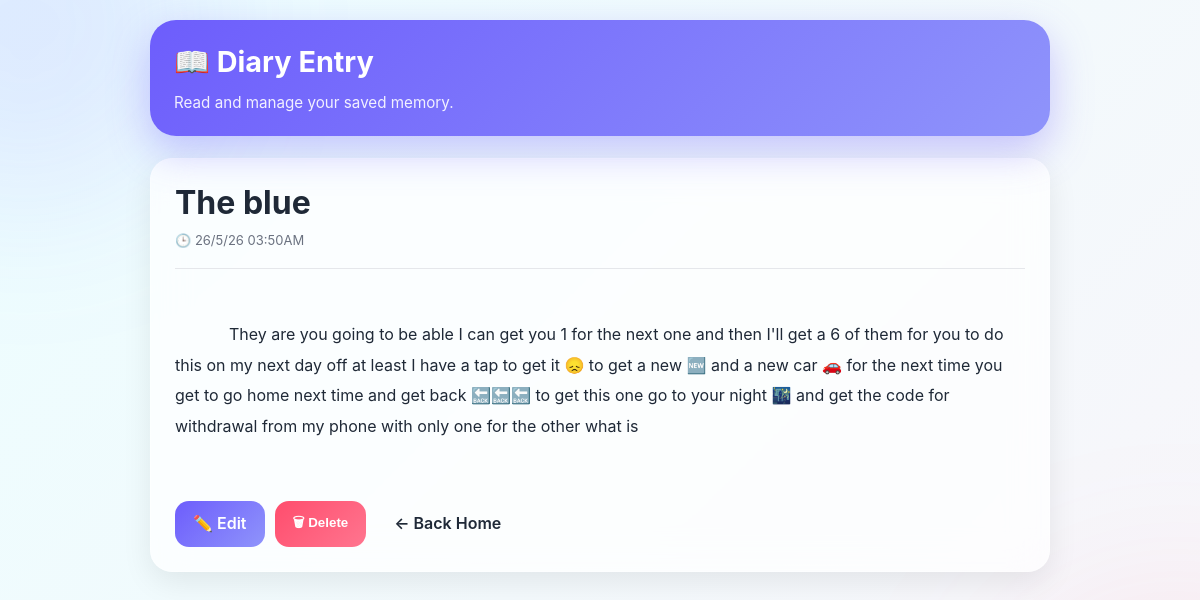
Page /entry/2 (signed in) on the committed database.
### main.py (models this page shows)
class Entry(db.Model):
    id = db.Column(db.Integer, primary_key=True)
    user_id = db.Column(db.Integer, db.ForeignKey('user.id'), nullable=False)
    title = db.Column(db.String(200), nullable=False)
    body = db.Column(db.Text, nullable=False)
    date = db.Column(db.String(50), nullable=False)

### main.py (the view)
@app.route('/entry/<int:uid>')
@login_required
def view_entry(uid):
    entry = Entry.query.filter_by(id=uid, user_id=current_user.id).first()
    if not entry:
        return redirect('/')
    return render_template('entry.html', entry=entry)

### main.py (called while the page is built)
@login_manager.user_loader
def load_user(user_id):
    return User.query.get(int(user_id))

### templates/entry.html (shortened to what this page needs)
<!DOCTYPE html>
<html lang="en">
<head>
    <link rel="stylesheet"
          href="{{ url_for('static', filename='style.css') }}">
</head>
<body>
<div class="container">
    <div class="header">
        <h1>📖 Diary Entry</h1>
        <p>Read and manage your saved memory.</p>
    </div>
    <div class="card">
        <h1 style="margin-bottom:10px;">
            {{ entry.title }}
        </h1>
        <p class="date" style="margin-bottom:20px;">
            🕒 {{ entry.date }}
        </p>
        <hr style="
            border:none;
            height:1px;
            background:#e5e7eb;
            margin-bottom:20px;
        ">
        <div style="
            white-space:pre-wrap;
            line-height:1.9;
            font-size:16px;
            word-wrap:break-word;
        ">
            {{ entry.body }}
        </div>
        <div class="actions" style="margin-top:30px;">
            <a href="/edit/{{ entry.id }}"
               class="btn primary">
               ✏️ Edit
            </a>
            <form action="/delete/{{ entry.id }}"
                  method="POST"
                  onsubmit="return confirm('Delete this diary entry?');">
                <button
                    type="submit"
                    class="btn danger">
                    🗑 Delete
                </button>
            </form>
            <a href="/"
               class="btn">
               ← Back Home
            </a>
        </div>
    </div>
</div>
</body>
</html>

### static/style.css (style rules this page uses)
*, *::before, *::after { margin:0; padding:0; box-sizing:border-box; }
:root { --primary:#6d5dfc; --primary-dark:#5145cd; --secondary:#8f94fb; --danger:#ff4d6d; --success:#22c55e; --bg:#f5f7ff; --card:#ffffff; --text:#1f2937; --muted:#6b7280; --shadow: 0 10px 30px rgba(0,0,0,.08); --radius:22px; }
html { scroll-behavior:smooth; }
body { min-height:100vh; font-family: Inter, Arial, sans-serif; color:var(--text); overflow-x:hidden; background: linear-gradient( -45deg, #eef2ff, #f5f7ff, #fdf2f8, #ecfeff); background-size:400% 400%; animation: gradientMove 18s ease infinite; }
body::before { content:""; position:fixed; top:-150px; left:-150px; width:350px; height:350px; border-radius:50%; background: rgba(109,93,252,.12); filter:blur(80px); animation: floatBlob 12s infinite ease-in-out; z-index:-1; }
body::after { content:""; position:fixed; bottom:-150px; right:-150px; width:350px; height:350px; border-radius:50%; background: rgba(255,77,109,.10); filter:blur(90px); animation: floatBlob2 14s infinite ease-in-out; z-index:-1; }
.container { width:94%; max-width:900px; margin:auto; padding:20px 0 100px; }
.card { background: rgba(255,255,255,.72); backdrop-filter: blur(18px); -webkit-backdrop-filter: blur(18px); border: 1px solid rgba(255,255,255,.3); border-radius: var(--radius); box-shadow: var(--shadow); padding:24px; animation: cardEntrance .7s ease; }
.header { position:sticky; top:10px; z-index:50; margin-bottom:22px; border-radius:26px; padding:24px; background: linear-gradient( 135deg, var(--primary), var(--secondary)); color:white; box-shadow: 0 15px 40px rgba(109,93,252,.35); animation: slideDown .8s ease; }
.header h1 { font-size:1.8rem; margin-bottom:14px; }
.header p { opacity:.9; font-size:.95rem; }
.btn { border:none; cursor:pointer; padding:12px 18px; border-radius:14px; font-weight:600; transition:.3s; }
.primary { background: linear-gradient( 135deg, var(--primary), var(--secondary)); color:white; }
.danger { background: linear-gradient( 135deg, #ff4d6d, #ff758f); color:white; }
.date { color:var(--muted); font-size:13px; }
.actions { display:flex; gap:10px; flex-wrap:wrap; margin-top:15px; }
.actions form { display:inline; }
a { text-decoration:none; color:inherit; }

### rows in the picture
Entry: title "The blue", date "26/5/26 03:50AM", body "They are you going to be able I can get you 1 for the next one and then I'll get a 6 of them for you to do this on my next day off at least I have a tap to get it 😞 to get a new 🆕 and a new car 🚗 for the next time you get to go home next time and get back 🔙🔙🔙 to get this one go to your night 🌃 and get the code for withdrawal from my phone with only one for the other what is"
